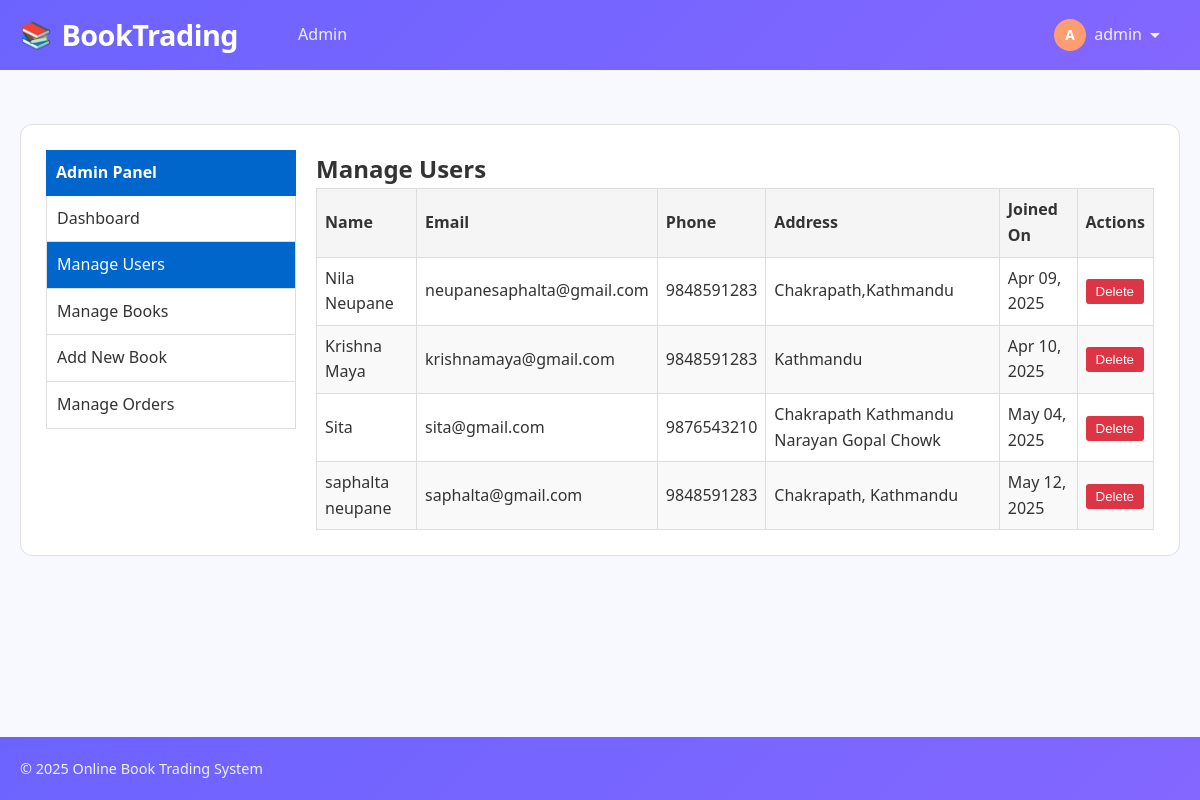
The page /admin/users.php (signed in) on the database its author committed.
### tables this page shows
CREATE TABLE `users` (
  `id` int(11) NOT NULL,
  `name` varchar(255) NOT NULL,
  `email` varchar(255) NOT NULL,
  `phone` varchar(20) NOT NULL,
  `password` varchar(255) NOT NULL,
  `address` text DEFAULT NULL,
  `is_admin` tinyint(1) DEFAULT 0,
  `created_at` timestamp NOT NULL DEFAULT current_timestamp()
);

### includes/functions.php (called while the page is built, shortened)
<?php
function getAllUsers() {
    global $conn;
    $query = "SELECT * FROM users WHERE is_admin = 0";
    $result = mysqli_query($conn, $query);
    $users = [];
    while ($row = mysqli_fetch_assoc($result)) {
        $users[] = $row;
    }
    return $users;
}
?>

### admin/users.php (the view, shortened to what this page needs)
<?php
$relativePath = '../';
require_once $relativePath . 'includes/header.php';
if (isset($_POST['delete_user']) && !empty($_POST['user_id'])) {
    $userId = $_POST['user_id'];
    if (deleteUser($userId)) {
        $successMessage = "User deleted successfully.";
    } else {
        $errorMessage = "Failed to delete user.";
    }
    $users = getAllUsers();
} else {
    $users = getAllUsers();
}
?>
<div class="admin-container">
    <div class="sidebar">
        <div class="sidebar-header">
            Admin Panel
        </div>
        <div class="sidebar-menu">
            <a href="dashboard.php">Dashboard</a>
            <a href="users.php" class="active">Manage Users</a>
            <a href="books.php">Manage Books</a>
            <a href="add_book.php">Add New Book</a>
            <a href="orders.php">Manage Orders</a>
        </div>
    </div>
    <div class="main-content">
        <h2>Manage Users</h2>
        <?php if (empty($users)): ?>
            <div class="alert alert-info">No users found.</div>
        <?php else: ?>
            <div class="table-container">
                <table class="users-table">
                    <thead>
                        <tr>
                            <th>Name</th>
                            <th>Email</th>
                            <th>Phone</th>
                            <th>Address</th>
                            <th>Joined On</th>
                            <th>Actions</th>
                        </tr>
                    </thead>
                    <tbody>
                        <?php foreach ($users as $user): ?>
                            <tr>
                                <td><?php echo $user['name']; ?></td>
                                <td><?php echo $user['email']; ?></td>
                                <td><?php echo $user['phone']; ?></td>
                                <td><?php echo $user['address'] ? $user['address'] : '-'; ?></td>
                                <td><?php echo date('M d, Y', strtotime($user['created_at'])); ?></td>
                                <td>
                                    <form method="POST" onsubmit="return confirm('Are you sure you want to delete this user?');">
                                        <button type="submit" name="delete_user" class="btn-delete">Delete</button>
                                    </form>
                                </td>
                            </tr>
                        <?php endforeach; ?>
                    </tbody>
                </table>
            </div>
        <?php endif; ?>
    </div>
</div>
<?php require_once $relativePath . 'includes/footer.php'; ?>

### assets/css/style.css (style rules this page uses)
body { font-family: 'Segoe UI', Tahoma, Geneva, Verdana, sans-serif; background-color: #f8f9fa; }

### includes/header.php (style rules this page uses)
:root { --primary-color: #6c63ff; --secondary-color: #ff9d72; --accent-color: #ff6584; --success-color: #4caf50; --light-color: #f8f9ff; --dark-color: #2c2c54; --gray-light: #f0f2f9; --gray-medium: #e0e0e0; --gray-dark: #a0a0a0; --text-primary: #333333; --text-secondary: #666666; --font-primary: 'Poppins', 'Segoe UI', Tahoma, sans-serif; --radius: 12px; --radius-sm: 6px; --transition: all 0.3s ease; }
* { box-sizing: border-box; margin: 0; padding: 0; }
body { font-family: var(--font-primary); line-height: 1.6; color: var(--text-primary); background-color: var(--light-color); min-height: 100vh; }

### admin/users.php (style rules this page uses)
.admin-container { display: flex; flex-wrap: wrap; width: 100%; }
.sidebar { width: 250px; margin-right: 20px; margin-bottom: 20px; }
.sidebar-header { background-color: #0066cc; color: white; padding: 10px; font-weight: bold; }
.sidebar-menu { border: 1px solid #ddd; border-top: none; }
.sidebar-menu a { display: block; padding: 10px; border-bottom: 1px solid #ddd; text-decoration: none; color: #333; }
.sidebar-menu a:last-child { border-bottom: none; }
.sidebar-menu a.active { background-color: #0066cc; color: white; }
.main-content { flex: 1; min-width: 300px; }
.users-table { width: 100%; border-collapse: collapse; }
.users-table th, .users-table td { border: 1px solid #ddd; padding: 8px; text-align: left; }
.users-table th { background-color: #f5f5f5; }
.users-table tr:nth-child(even) { background-color: #f9f9f9; }
.btn-delete { background-color: #dc3545; color: white; border: none; padding: 5px 10px; border-radius: 3px; cursor: pointer; }

### includes/footer.php (style rules this page uses)
html, body { height: 100%; }
body { display: flex; flex-direction: column; min-height: 100vh; }

### rows shown on the page
users: name "Nila Neupane", email "neupanesaphalta@gmail.com", phone "9848591283", address "Chakrapath,Kathmandu", created_at "Apr 09, 2025"
users: name "Krishna Maya", email "krishnamaya@gmail.com", phone "9848591283", address "Kathmandu", created_at "Apr 10, 2025"
users: name "Sita", email "sita@gmail.com", phone "9876543210", address "Chakrapath Kathmandu Narayan Gopal Chowk", created_at "May 04, 2025"
users: name "saphalta neupane", email "saphalta@gmail.com", phone "9848591283", address "Chakrapath, Kathmandu", created_at "May 12, 2025"

### other values the page prints
substr($_SESSION['user_name'], 0, 1) "A"
$_SESSION['user_name'] "admin"
